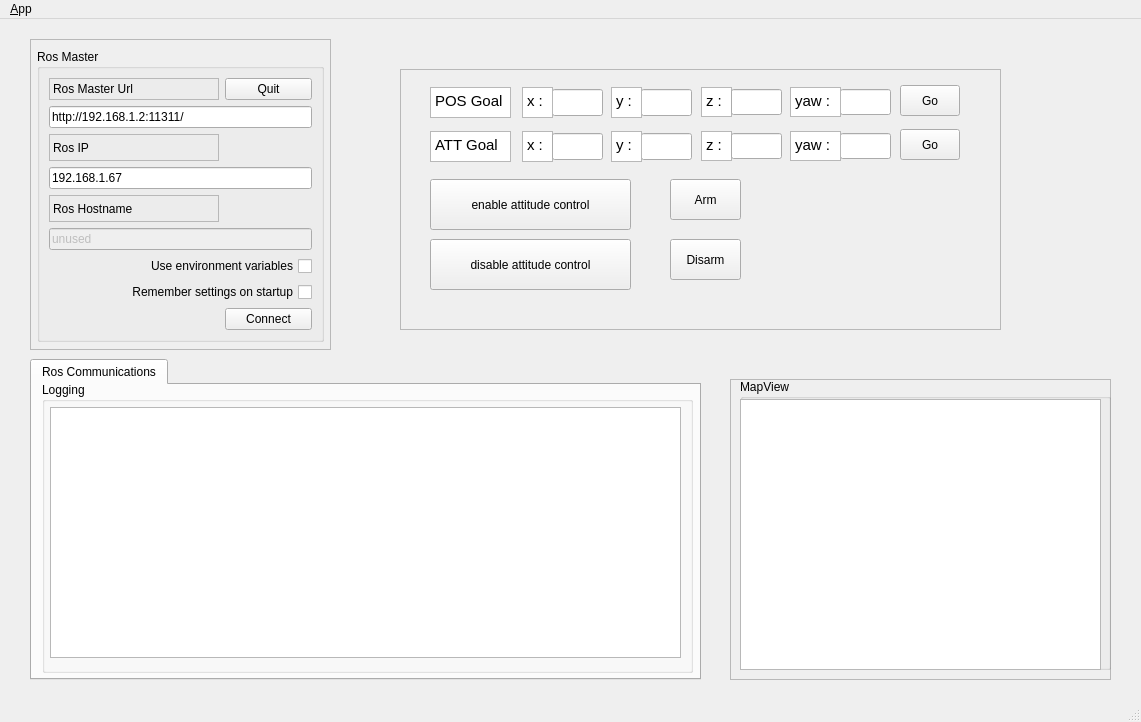
<?xml version="1.0" encoding="UTF-8"?>
<ui version="4.0">
 <class>MainWindowDesign</class>
 <widget class="QMainWindow" name="MainWindowDesign">
  <property name="geometry">
   <rect>
    <x>0</x>
    <y>0</y>
    <width>1141</width>
    <height>722</height>
   </rect>
  </property>
  <property name="windowTitle">
   <string>QRosApp</string>
  </property>
  <property name="windowIcon">
   <iconset resource="../resources/images.qrc">
    <normaloff>:/images/icon.png</normaloff>:/images/icon.png</iconset>
  </property>
  <property name="locale">
   <locale language="English" country="Australia"/>
  </property>
  <widget class="QWidget" name="centralwidget">
   <widget class="QTabWidget" name="tab_manager">
    <property name="geometry">
     <rect>
      <x>30</x>
      <y>340</y>
      <width>671</width>
      <height>321</height>
     </rect>
    </property>
    <property name="minimumSize">
     <size>
      <width>100</width>
      <height>0</height>
     </size>
    </property>
    <property name="locale">
     <locale language="English" country="Australia"/>
    </property>
    <property name="currentIndex">
     <number>0</number>
    </property>
    <widget class="QWidget" name="tab_status">
     <attribute name="title">
      <string>Ros Communications</string>
     </attribute>
     <widget class="QGroupBox" name="groupBox_12">
      <property name="geometry">
       <rect>
        <x>10</x>
        <y>-3</y>
        <width>651</width>
        <height>291</height>
       </rect>
      </property>
      <property name="sizePolicy">
       <sizepolicy hsizetype="MinimumExpanding" vsizetype="Preferred">
        <horstretch>0</horstretch>
        <verstretch>0</verstretch>
       </sizepolicy>
      </property>
      <property name="title">
       <string>Logging</string>
      </property>
      <widget class="QListView" name="view_logging">
       <property name="enabled">
        <bool>true</bool>
       </property>
       <property name="geometry">
        <rect>
         <x>8</x>
         <y>25</y>
         <width>631</width>
         <height>251</height>
        </rect>
       </property>
      </widget>
     </widget>
    </widget>
   </widget>
   <widget class="QFrame" name="frame">
    <property name="geometry">
     <rect>
      <x>30</x>
      <y>20</y>
      <width>301</width>
      <height>311</height>
     </rect>
    </property>
    <property name="sizePolicy">
     <sizepolicy hsizetype="Minimum" vsizetype="Preferred">
      <horstretch>0</horstretch>
      <verstretch>0</verstretch>
     </sizepolicy>
    </property>
    <property name="frameShape">
     <enum>QFrame::StyledPanel</enum>
    </property>
    <property name="frameShadow">
     <enum>QFrame::Raised</enum>
    </property>
    <widget class="QGroupBox" name="groupBox">
     <property name="geometry">
      <rect>
       <x>7</x>
       <y>10</y>
       <width>287</width>
       <height>293</height>
      </rect>
     </property>
     <property name="title">
      <string>Ros Master</string>
     </property>
     <layout class="QGridLayout" name="gridLayout">
      <item row="0" column="0">
       <widget class="QLabel" name="label">
        <property name="frameShape">
         <enum>QFrame::StyledPanel</enum>
        </property>
        <property name="frameShadow">
         <enum>QFrame::Raised</enum>
        </property>
        <property name="text">
         <string>Ros Master Url</string>
        </property>
       </widget>
      </item>
      <item row="1" column="0" colspan="2">
       <widget class="QLineEdit" name="line_edit_master">
        <property name="text">
         <string>http://192.168.1.2:11311/</string>
        </property>
       </widget>
      </item>
      <item row="2" column="0">
       <widget class="QLabel" name="label_2">
        <property name="frameShape">
         <enum>QFrame::StyledPanel</enum>
        </property>
        <property name="frameShadow">
         <enum>QFrame::Raised</enum>
        </property>
        <property name="text">
         <string>Ros IP</string>
        </property>
       </widget>
      </item>
      <item row="3" column="0" colspan="2">
       <widget class="QLineEdit" name="line_edit_host">
        <property name="text">
         <string>192.168.1.67</string>
        </property>
       </widget>
      </item>
      <item row="4" column="0">
       <widget class="QLabel" name="label_3">
        <property name="frameShape">
         <enum>QFrame::StyledPanel</enum>
        </property>
        <property name="frameShadow">
         <enum>QFrame::Raised</enum>
        </property>
        <property name="text">
         <string>Ros Hostname</string>
        </property>
       </widget>
      </item>
      <item row="5" column="0" colspan="2">
       <widget class="QLineEdit" name="line_edit_topic">
        <property name="enabled">
         <bool>false</bool>
        </property>
        <property name="text">
         <string>unused</string>
        </property>
       </widget>
      </item>
      <item row="6" column="0" colspan="2">
       <widget class="QCheckBox" name="checkbox_use_environment">
        <property name="layoutDirection">
         <enum>Qt::RightToLeft</enum>
        </property>
        <property name="text">
         <string>Use environment variables</string>
        </property>
       </widget>
      </item>
      <item row="7" column="0" colspan="2">
       <widget class="QCheckBox" name="checkbox_remember_settings">
        <property name="layoutDirection">
         <enum>Qt::RightToLeft</enum>
        </property>
        <property name="text">
         <string>Remember settings on startup</string>
        </property>
       </widget>
      </item>
      <item row="8" column="0">
       <spacer name="horizontalSpacer">
        <property name="orientation">
         <enum>Qt::Horizontal</enum>
        </property>
        <property name="sizeHint" stdset="0">
         <size>
          <width>170</width>
          <height>21</height>
         </size>
        </property>
       </spacer>
      </item>
      <item row="8" column="1">
       <widget class="QPushButton" name="button_connect">
        <property name="enabled">
         <bool>true</bool>
        </property>
        <property name="sizePolicy">
         <sizepolicy hsizetype="MinimumExpanding" vsizetype="Fixed">
          <horstretch>0</horstretch>
          <verstretch>0</verstretch>
         </sizepolicy>
        </property>
        <property name="toolTip">
         <string>Set the target to the current joint trajectory state.</string>
        </property>
        <property name="statusTip">
         <string>Clear all waypoints and set the target to the current joint trajectory state.</string>
        </property>
        <property name="text">
         <string>Connect</string>
        </property>
       </widget>
      </item>
      <item row="0" column="1">
       <widget class="QPushButton" name="quit_button">
        <property name="sizePolicy">
         <sizepolicy hsizetype="MinimumExpanding" vsizetype="Fixed">
          <horstretch>0</horstretch>
          <verstretch>0</verstretch>
         </sizepolicy>
        </property>
        <property name="text">
         <string>Quit</string>
        </property>
       </widget>
      </item>
     </layout>
    </widget>
   </widget>
   <widget class="QFrame" name="frame_4">
    <property name="geometry">
     <rect>
      <x>730</x>
      <y>360</y>
      <width>381</width>
      <height>301</height>
     </rect>
    </property>
    <property name="frameShape">
     <enum>QFrame::StyledPanel</enum>
    </property>
    <property name="frameShadow">
     <enum>QFrame::Raised</enum>
    </property>
    <widget class="QGroupBox" name="groupBox_5">
     <property name="geometry">
      <rect>
       <x>10</x>
       <y>0</y>
       <width>371</width>
       <height>291</height>
      </rect>
     </property>
     <property name="title">
      <string>MapView</string>
     </property>
     <widget class="QTextBrowser" name="textBrowser_16">
      <property name="geometry">
       <rect>
        <x>0</x>
        <y>20</y>
        <width>361</width>
        <height>271</height>
       </rect>
      </property>
      <property name="html">
       <string>&lt;!DOCTYPE HTML PUBLIC &quot;-//W3C//DTD HTML 4.0//EN&quot; &quot;http://www.w3.org/TR/REC-html40/strict.dtd&quot;&gt;
&lt;html&gt;&lt;head&gt;&lt;meta name=&quot;qrichtext&quot; content=&quot;1&quot; /&gt;&lt;style type=&quot;text/css&quot;&gt;
p, li { white-space: pre-wrap; }
&lt;/style&gt;&lt;/head&gt;&lt;body style=&quot; font-family:'Ubuntu'; font-size:11pt; font-weight:400; font-style:normal;&quot;&gt;
&lt;p style=&quot;-qt-paragraph-type:empty; margin-top:0px; margin-bottom:0px; margin-left:0px; margin-right:0px; -qt-block-indent:0; text-indent:0px;&quot;&gt;&lt;br /&gt;&lt;/p&gt;&lt;/body&gt;&lt;/html&gt;</string>
      </property>
     </widget>
     <widget class="QWidget" name="widget" native="true">
      <property name="geometry">
       <rect>
        <x>0</x>
        <y>20</y>
        <width>361</width>
        <height>271</height>
       </rect>
      </property>
     </widget>
    </widget>
   </widget>
   <widget class="QFrame" name="frame_5">
    <property name="geometry">
     <rect>
      <x>400</x>
      <y>50</y>
      <width>601</width>
      <height>261</height>
     </rect>
    </property>
    <property name="frameShape">
     <enum>QFrame::StyledPanel</enum>
    </property>
    <property name="frameShadow">
     <enum>QFrame::Raised</enum>
    </property>
    <widget class="QPushButton" name="pushButton_enable_atti_ctrl">
     <property name="geometry">
      <rect>
       <x>30</x>
       <y>110</y>
       <width>201</width>
       <height>51</height>
      </rect>
     </property>
     <property name="text">
      <string>enable attitude control</string>
     </property>
    </widget>
    <widget class="QLineEdit" name="lineEdit_posY">
     <property name="geometry">
      <rect>
       <x>241</x>
       <y>20</y>
       <width>51</width>
       <height>27</height>
      </rect>
     </property>
    </widget>
    <widget class="QTextBrowser" name="textBrowser_4">
     <property name="geometry">
      <rect>
       <x>211</x>
       <y>18</y>
       <width>31</width>
       <height>31</height>
      </rect>
     </property>
     <property name="html">
      <string>&lt;!DOCTYPE HTML PUBLIC &quot;-//W3C//DTD HTML 4.0//EN&quot; &quot;http://www.w3.org/TR/REC-html40/strict.dtd&quot;&gt;
&lt;html&gt;&lt;head&gt;&lt;meta name=&quot;qrichtext&quot; content=&quot;1&quot; /&gt;&lt;style type=&quot;text/css&quot;&gt;
p, li { white-space: pre-wrap; }
&lt;/style&gt;&lt;/head&gt;&lt;body style=&quot; font-family:'Ubuntu'; font-size:11pt; font-weight:400; font-style:normal;&quot;&gt;
&lt;p style=&quot; margin-top:0px; margin-bottom:0px; margin-left:0px; margin-right:0px; -qt-block-indent:0; text-indent:0px;&quot;&gt;y :&lt;/p&gt;&lt;/body&gt;&lt;/html&gt;</string>
     </property>
    </widget>
    <widget class="QTextBrowser" name="textBrowser_3">
     <property name="geometry">
      <rect>
       <x>301</x>
       <y>18</y>
       <width>31</width>
       <height>30</height>
      </rect>
     </property>
     <property name="html">
      <string>&lt;!DOCTYPE HTML PUBLIC &quot;-//W3C//DTD HTML 4.0//EN&quot; &quot;http://www.w3.org/TR/REC-html40/strict.dtd&quot;&gt;
&lt;html&gt;&lt;head&gt;&lt;meta name=&quot;qrichtext&quot; content=&quot;1&quot; /&gt;&lt;style type=&quot;text/css&quot;&gt;
p, li { white-space: pre-wrap; }
&lt;/style&gt;&lt;/head&gt;&lt;body style=&quot; font-family:'Ubuntu'; font-size:11pt; font-weight:400; font-style:normal;&quot;&gt;
&lt;p style=&quot; margin-top:0px; margin-bottom:0px; margin-left:0px; margin-right:0px; -qt-block-indent:0; text-indent:0px;&quot;&gt;z :&lt;/p&gt;&lt;/body&gt;&lt;/html&gt;</string>
     </property>
    </widget>
    <widget class="QLineEdit" name="lineEdit_posZ">
     <property name="geometry">
      <rect>
       <x>331</x>
       <y>20</y>
       <width>51</width>
       <height>26</height>
      </rect>
     </property>
    </widget>
    <widget class="QLineEdit" name="lineEdit_posX">
     <property name="geometry">
      <rect>
       <x>152</x>
       <y>20</y>
       <width>51</width>
       <height>27</height>
      </rect>
     </property>
    </widget>
    <widget class="QLineEdit" name="lineEdit_posYaw">
     <property name="geometry">
      <rect>
       <x>440</x>
       <y>20</y>
       <width>51</width>
       <height>26</height>
      </rect>
     </property>
    </widget>
    <widget class="QTextBrowser" name="textBrowser">
     <property name="geometry">
      <rect>
       <x>30</x>
       <y>18</y>
       <width>81</width>
       <height>31</height>
      </rect>
     </property>
     <property name="html">
      <string>&lt;!DOCTYPE HTML PUBLIC &quot;-//W3C//DTD HTML 4.0//EN&quot; &quot;http://www.w3.org/TR/REC-html40/strict.dtd&quot;&gt;
&lt;html&gt;&lt;head&gt;&lt;meta name=&quot;qrichtext&quot; content=&quot;1&quot; /&gt;&lt;style type=&quot;text/css&quot;&gt;
p, li { white-space: pre-wrap; }
&lt;/style&gt;&lt;/head&gt;&lt;body style=&quot; font-family:'Ubuntu'; font-size:11pt; font-weight:400; font-style:normal;&quot;&gt;
&lt;p style=&quot; margin-top:0px; margin-bottom:0px; margin-left:0px; margin-right:0px; -qt-block-indent:0; text-indent:0px;&quot;&gt;POS Goal&lt;/p&gt;&lt;/body&gt;&lt;/html&gt;</string>
     </property>
    </widget>
    <widget class="QTextBrowser" name="textBrowser_2">
     <property name="geometry">
      <rect>
       <x>122</x>
       <y>18</y>
       <width>31</width>
       <height>31</height>
      </rect>
     </property>
     <property name="html">
      <string>&lt;!DOCTYPE HTML PUBLIC &quot;-//W3C//DTD HTML 4.0//EN&quot; &quot;http://www.w3.org/TR/REC-html40/strict.dtd&quot;&gt;
&lt;html&gt;&lt;head&gt;&lt;meta name=&quot;qrichtext&quot; content=&quot;1&quot; /&gt;&lt;style type=&quot;text/css&quot;&gt;
p, li { white-space: pre-wrap; }
&lt;/style&gt;&lt;/head&gt;&lt;body style=&quot; font-family:'Ubuntu'; font-size:11pt; font-weight:400; font-style:normal;&quot;&gt;
&lt;p style=&quot; margin-top:0px; margin-bottom:0px; margin-left:0px; margin-right:0px; -qt-block-indent:0; text-indent:0px;&quot;&gt;x :&lt;/p&gt;&lt;/body&gt;&lt;/html&gt;</string>
     </property>
    </widget>
    <widget class="QTextBrowser" name="textBrowser_5">
     <property name="geometry">
      <rect>
       <x>390</x>
       <y>18</y>
       <width>51</width>
       <height>30</height>
      </rect>
     </property>
     <property name="html">
      <string>&lt;!DOCTYPE HTML PUBLIC &quot;-//W3C//DTD HTML 4.0//EN&quot; &quot;http://www.w3.org/TR/REC-html40/strict.dtd&quot;&gt;
&lt;html&gt;&lt;head&gt;&lt;meta name=&quot;qrichtext&quot; content=&quot;1&quot; /&gt;&lt;style type=&quot;text/css&quot;&gt;
p, li { white-space: pre-wrap; }
&lt;/style&gt;&lt;/head&gt;&lt;body style=&quot; font-family:'Ubuntu'; font-size:11pt; font-weight:400; font-style:normal;&quot;&gt;
&lt;p style=&quot; margin-top:0px; margin-bottom:0px; margin-left:0px; margin-right:0px; -qt-block-indent:0; text-indent:0px;&quot;&gt;yaw :&lt;/p&gt;&lt;/body&gt;&lt;/html&gt;</string>
     </property>
    </widget>
    <widget class="QPushButton" name="pushButton_go">
     <property name="geometry">
      <rect>
       <x>500</x>
       <y>16</y>
       <width>60</width>
       <height>31</height>
      </rect>
     </property>
     <property name="text">
      <string>Go</string>
     </property>
    </widget>
    <widget class="QPushButton" name="pushButton_disable_atti_ctrl">
     <property name="geometry">
      <rect>
       <x>30</x>
       <y>170</y>
       <width>201</width>
       <height>51</height>
      </rect>
     </property>
     <property name="text">
      <string>disable attitude control</string>
     </property>
    </widget>
    <widget class="QPushButton" name="pushButton_arm">
     <property name="geometry">
      <rect>
       <x>270</x>
       <y>110</y>
       <width>71</width>
       <height>41</height>
      </rect>
     </property>
     <property name="text">
      <string>Arm</string>
     </property>
    </widget>
    <widget class="QPushButton" name="pushButton_disarm">
     <property name="geometry">
      <rect>
       <x>270</x>
       <y>170</y>
       <width>71</width>
       <height>41</height>
      </rect>
     </property>
     <property name="text">
      <string>Disarm</string>
     </property>
    </widget>
    <widget class="QTextBrowser" name="textBrowser_6">
     <property name="geometry">
      <rect>
       <x>301</x>
       <y>62</y>
       <width>31</width>
       <height>30</height>
      </rect>
     </property>
     <property name="html">
      <string>&lt;!DOCTYPE HTML PUBLIC &quot;-//W3C//DTD HTML 4.0//EN&quot; &quot;http://www.w3.org/TR/REC-html40/strict.dtd&quot;&gt;
&lt;html&gt;&lt;head&gt;&lt;meta name=&quot;qrichtext&quot; content=&quot;1&quot; /&gt;&lt;style type=&quot;text/css&quot;&gt;
p, li { white-space: pre-wrap; }
&lt;/style&gt;&lt;/head&gt;&lt;body style=&quot; font-family:'Ubuntu'; font-size:11pt; font-weight:400; font-style:normal;&quot;&gt;
&lt;p style=&quot; margin-top:0px; margin-bottom:0px; margin-left:0px; margin-right:0px; -qt-block-indent:0; text-indent:0px;&quot;&gt;z :&lt;/p&gt;&lt;/body&gt;&lt;/html&gt;</string>
     </property>
    </widget>
    <widget class="QLineEdit" name="lineEdit_posZ_2">
     <property name="geometry">
      <rect>
       <x>331</x>
       <y>64</y>
       <width>51</width>
       <height>26</height>
      </rect>
     </property>
    </widget>
    <widget class="QTextBrowser" name="textBrowser_7">
     <property name="geometry">
      <rect>
       <x>30</x>
       <y>62</y>
       <width>81</width>
       <height>31</height>
      </rect>
     </property>
     <property name="html">
      <string>&lt;!DOCTYPE HTML PUBLIC &quot;-//W3C//DTD HTML 4.0//EN&quot; &quot;http://www.w3.org/TR/REC-html40/strict.dtd&quot;&gt;
&lt;html&gt;&lt;head&gt;&lt;meta name=&quot;qrichtext&quot; content=&quot;1&quot; /&gt;&lt;style type=&quot;text/css&quot;&gt;
p, li { white-space: pre-wrap; }
&lt;/style&gt;&lt;/head&gt;&lt;body style=&quot; font-family:'Ubuntu'; font-size:11pt; font-weight:400; font-style:normal;&quot;&gt;
&lt;p style=&quot; margin-top:0px; margin-bottom:0px; margin-left:0px; margin-right:0px; -qt-block-indent:0; text-indent:0px;&quot;&gt;ATT Goal&lt;/p&gt;&lt;/body&gt;&lt;/html&gt;</string>
     </property>
    </widget>
    <widget class="QLineEdit" name="lineEdit_posYaw_2">
     <property name="geometry">
      <rect>
       <x>440</x>
       <y>64</y>
       <width>51</width>
       <height>26</height>
      </rect>
     </property>
    </widget>
    <widget class="QTextBrowser" name="textBrowser_8">
     <property name="geometry">
      <rect>
       <x>122</x>
       <y>62</y>
       <width>31</width>
       <height>31</height>
      </rect>
     </property>
     <property name="html">
      <string>&lt;!DOCTYPE HTML PUBLIC &quot;-//W3C//DTD HTML 4.0//EN&quot; &quot;http://www.w3.org/TR/REC-html40/strict.dtd&quot;&gt;
&lt;html&gt;&lt;head&gt;&lt;meta name=&quot;qrichtext&quot; content=&quot;1&quot; /&gt;&lt;style type=&quot;text/css&quot;&gt;
p, li { white-space: pre-wrap; }
&lt;/style&gt;&lt;/head&gt;&lt;body style=&quot; font-family:'Ubuntu'; font-size:11pt; font-weight:400; font-style:normal;&quot;&gt;
&lt;p style=&quot; margin-top:0px; margin-bottom:0px; margin-left:0px; margin-right:0px; -qt-block-indent:0; text-indent:0px;&quot;&gt;x :&lt;/p&gt;&lt;/body&gt;&lt;/html&gt;</string>
     </property>
    </widget>
    <widget class="QTextBrowser" name="textBrowser_9">
     <property name="geometry">
      <rect>
       <x>390</x>
       <y>62</y>
       <width>51</width>
       <height>30</height>
      </rect>
     </property>
     <property name="html">
      <string>&lt;!DOCTYPE HTML PUBLIC &quot;-//W3C//DTD HTML 4.0//EN&quot; &quot;http://www.w3.org/TR/REC-html40/strict.dtd&quot;&gt;
&lt;html&gt;&lt;head&gt;&lt;meta name=&quot;qrichtext&quot; content=&quot;1&quot; /&gt;&lt;style type=&quot;text/css&quot;&gt;
p, li { white-space: pre-wrap; }
&lt;/style&gt;&lt;/head&gt;&lt;body style=&quot; font-family:'Ubuntu'; font-size:11pt; font-weight:400; font-style:normal;&quot;&gt;
&lt;p style=&quot; margin-top:0px; margin-bottom:0px; margin-left:0px; margin-right:0px; -qt-block-indent:0; text-indent:0px;&quot;&gt;yaw :&lt;/p&gt;&lt;/body&gt;&lt;/html&gt;</string>
     </property>
    </widget>
    <widget class="QLineEdit" name="lineEdit_posY_2">
     <property name="geometry">
      <rect>
       <x>241</x>
       <y>64</y>
       <width>51</width>
       <height>27</height>
      </rect>
     </property>
    </widget>
    <widget class="QTextBrowser" name="textBrowser_10">
     <property name="geometry">
      <rect>
       <x>211</x>
       <y>62</y>
       <width>31</width>
       <height>31</height>
      </rect>
     </property>
     <property name="html">
      <string>&lt;!DOCTYPE HTML PUBLIC &quot;-//W3C//DTD HTML 4.0//EN&quot; &quot;http://www.w3.org/TR/REC-html40/strict.dtd&quot;&gt;
&lt;html&gt;&lt;head&gt;&lt;meta name=&quot;qrichtext&quot; content=&quot;1&quot; /&gt;&lt;style type=&quot;text/css&quot;&gt;
p, li { white-space: pre-wrap; }
&lt;/style&gt;&lt;/head&gt;&lt;body style=&quot; font-family:'Ubuntu'; font-size:11pt; font-weight:400; font-style:normal;&quot;&gt;
&lt;p style=&quot; margin-top:0px; margin-bottom:0px; margin-left:0px; margin-right:0px; -qt-block-indent:0; text-indent:0px;&quot;&gt;y :&lt;/p&gt;&lt;/body&gt;&lt;/html&gt;</string>
     </property>
    </widget>
    <widget class="QLineEdit" name="lineEdit_posX_2">
     <property name="geometry">
      <rect>
       <x>152</x>
       <y>64</y>
       <width>51</width>
       <height>27</height>
      </rect>
     </property>
    </widget>
    <widget class="QPushButton" name="pushButton_go_2">
     <property name="geometry">
      <rect>
       <x>500</x>
       <y>60</y>
       <width>60</width>
       <height>31</height>
      </rect>
     </property>
     <property name="text">
      <string>Go</string>
     </property>
    </widget>
   </widget>
  </widget>
  <widget class="QMenuBar" name="menubar">
   <property name="geometry">
    <rect>
     <x>0</x>
     <y>0</y>
     <width>1141</width>
     <height>31</height>
    </rect>
   </property>
   <widget class="QMenu" name="menu_File">
    <property name="title">
     <string>&amp;App</string>
    </property>
    <addaction name="action_Preferences"/>
    <addaction name="separator"/>
    <addaction name="actionAbout"/>
    <addaction name="actionAbout_Qt"/>
    <addaction name="separator"/>
    <addaction name="action_Quit"/>
   </widget>
   <addaction name="menu_File"/>
  </widget>
  <widget class="QStatusBar" name="statusbar"/>
  <action name="action_Quit">
   <property name="text">
    <string>&amp;Quit</string>
   </property>
   <property name="shortcut">
    <string>Ctrl+Q</string>
   </property>
   <property name="shortcutContext">
    <enum>Qt::ApplicationShortcut</enum>
   </property>
  </action>
  <action name="action_Preferences">
   <property name="text">
    <string>&amp;Preferences</string>
   </property>
  </action>
  <action name="actionAbout">
   <property name="text">
    <string>&amp;About</string>
   </property>
  </action>
  <action name="actionAbout_Qt">
   <property name="text">
    <string>About &amp;Qt</string>
   </property>
  </action>
 </widget>
 <resources>
  <include location="../resources/images.qrc"/>
 </resources>
 <connections>
  <connection>
   <sender>action_Quit</sender>
   <signal>triggered()</signal>
   <receiver>MainWindowDesign</receiver>
   <slot>close()</slot>
   <hints>
    <hint type="sourcelabel">
     <x>-1</x>
     <y>-1</y>
    </hint>
    <hint type="destinationlabel">
     <x>399</x>
     <y>299</y>
    </hint>
   </hints>
  </connection>
  <connection>
   <sender>quit_button</sender>
   <signal>clicked()</signal>
   <receiver>MainWindowDesign</receiver>
   <slot>close()</slot>
   <hints>
    <hint type="sourcelabel">
     <x>859</x>
     <y>552</y>
    </hint>
    <hint type="destinationlabel">
     <x>469</x>
     <y>299</y>
    </hint>
   </hints>
  </connection>
 </connections>
</ui>
